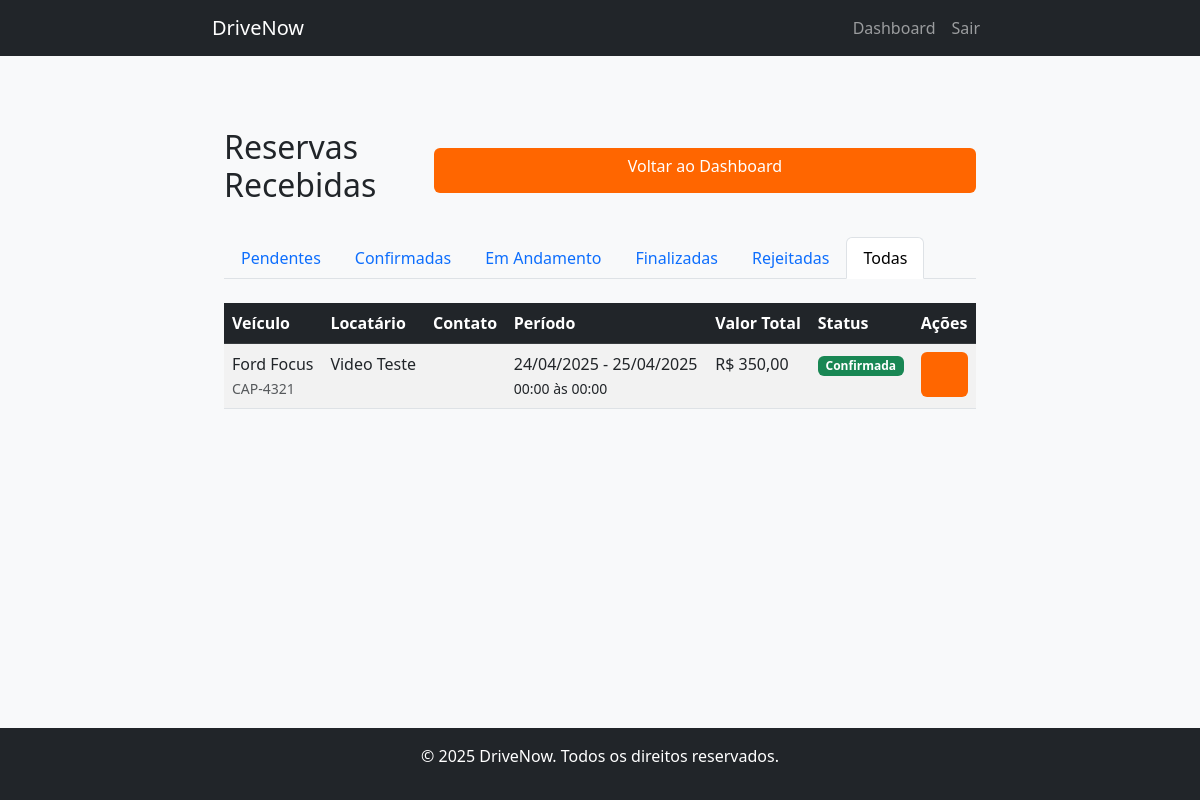
The app's page /drivenow/reserva/reservas_recebidas.php?aba=todas (signed in) with its own data.
### tables this page shows
CREATE TABLE `reserva` (
  `id` int(11) NOT NULL,
  `veiculo_id` int(11) DEFAULT NULL,
  `conta_usuario_id` int(11) DEFAULT NULL,
  `reserva_data` date DEFAULT NULL,
  `devolucao_data` date DEFAULT NULL,
  `diaria_valor` decimal(10,2) DEFAULT NULL,
  `taxas_de_uso` decimal(10,2) DEFAULT NULL,
  `taxas_de_limpeza` decimal(10,2) DEFAULT NULL,
  `valor_total` decimal(10,2) DEFAULT NULL,
  `status` varchar(20) DEFAULT 'pendente'
);

CREATE TABLE `veiculo` (
  `id` int(11) NOT NULL,
  `local_id` int(11) DEFAULT NULL,
  `categoria_veiculo_id` int(11) DEFAULT NULL,
  `dono_id` int(11) DEFAULT NULL,
  `veiculo_marca` varchar(50) DEFAULT NULL,
  `veiculo_modelo` varchar(100) DEFAULT NULL,
  `veiculo_ano` int(11) DEFAULT NULL,
  `veiculo_km` int(11) DEFAULT NULL,
  `veiculo_placa` varchar(50) DEFAULT NULL,
  `veiculo_cambio` varchar(50) DEFAULT NULL,
  `veiculo_combustivel` varchar(50) DEFAULT NULL,
  `veiculo_portas` int(11) DEFAULT NULL,
  `veiculo_acentos` int(11) DEFAULT NULL,
  `veiculo_tracao` varchar(50) DEFAULT NULL,
  `disponivel` tinyint(1) DEFAULT 1 COMMENT '0=Indisponível, 1=Disponível',
  `preco_diaria` decimal(10,2) NOT NULL DEFAULT 150.00,
  `descricao` text DEFAULT NULL
);

### drivenow/reserva/reservas_recebidas.php (the view, shortened to what this page needs)
<?php
$usuario = getUsuario();
global $pdo;
$stmt = $pdo->prepare("SELECT id FROM dono WHERE conta_usuario_id = ?");
$stmt->execute([$usuario['id']]);
$dono = $stmt->fetch();
$aba = isset($_GET['aba']) ? $_GET['aba'] : 'pendentes';
$query = "SELECT r.*, v.veiculo_marca, v.veiculo_modelo, v.veiculo_placa,
          CONCAT(u.primeiro_nome, ' ', u.segundo_nome) AS nome_locatario,
          u.telefone AS telefone_locatario
          FROM reserva r
          JOIN veiculo v ON r.veiculo_id = v.id
          JOIN conta_usuario u ON r.conta_usuario_id = u.id
          WHERE v.dono_id = ?";
$query .= " ORDER BY r.reserva_data DESC";
$stmt = $pdo->prepare($query);
$stmt->execute([$dono['id']]);
$reservas = $stmt->fetchAll();
require_once '../includes/header.php';
?>
<div class="container mt-5">
    <div class="d-flex justify-content-between align-items-center mb-4">
        <h2>Reservas Recebidas</h2>
        <a href="../dashboard.php" class="btn btn-secondary">Voltar ao Dashboard</a>
    </div>
    <ul class="nav nav-tabs mb-4">
        <li class="nav-item">
            <a class="nav-link <?= $aba === 'pendentes' ? 'active' : '' ?>" href="?aba=pendentes">Pendentes</a>
        </li>
        <li class="nav-item">
            <a class="nav-link <?= $aba === 'confirmadas' ? 'active' : '' ?>" href="?aba=confirmadas">Confirmadas</a>
        </li>
        <li class="nav-item">
            <a class="nav-link <?= $aba === 'andamento' ? 'active' : '' ?>" href="?aba=andamento">Em Andamento</a>
        </li>
        <li class="nav-item">
            <a class="nav-link <?= $aba === 'finalizadas' ? 'active' : '' ?>" href="?aba=finalizadas">Finalizadas</a>
        </li>
        <li class="nav-item">
            <a class="nav-link <?= $aba === 'rejeitadas' ? 'active' : '' ?>" href="?aba=rejeitadas">Rejeitadas</a>
        </li>
        <li class="nav-item">
            <a class="nav-link <?= $aba === 'todas' ? 'active' : '' ?>" href="?aba=todas">Todas</a>
        </li>
    </ul>
    <?php if (empty($reservas)): ?>
        <div class="alert alert-info">
            Nenhuma reserva encontrada nesta categoria.
        </div>
    <?php else: ?>
        <div class="table-responsive">
            <table class="table table-striped table-hover">
                <thead class="table-dark">
                    <tr>
                        <th>Veículo</th>
                        <th>Locatário</th>
                        <th>Contato</th>
                        <th>Período</th>
                        <th>Valor Total</th>
                        <th>Status</th>
                        <th>Ações</th>
                    </tr>
                </thead>
                <tbody>
                    <?php foreach ($reservas as $reserva): ?>
                        <?php
                        $now = time();
                        $inicio = strtotime($reserva['reserva_data']);
                        $fim = strtotime($reserva['devolucao_data']);
                        if (!empty($reserva['status'])) {
                            $status = ucfirst($reserva['status']);
                            if ($reserva['status'] === 'confirmada') {
                                if ($now >= $inicio && $now <= $fim) {
                                    $status = 'Em Andamento';
                                    $statusClass = 'bg-warning';
                                } else if ($now > $fim) {
                                    $status = 'Finalizada';
                                    $statusClass = 'bg-secondary';
                                } else {
                                    $status = 'Confirmada';
                                    $statusClass = 'bg-success';
                                }
                            } elseif ($reserva['status'] === 'rejeitada') {
                                $statusClass = 'bg-danger';
                            } elseif ($reserva['status'] === 'finalizada') {
                                $statusClass = 'bg-secondary';
                            } else {
                                $statusClass = 'bg-primary';
                            }
                        } else {
                            $status = 'Pendente';
                            $statusClass = 'bg-primary';
                        }
                        ?>
                        <tr>
                            <td>
                                <?= htmlspecialchars($reserva['veiculo_marca']) ?> <?= htmlspecialchars($reserva['veiculo_modelo']) ?>
                                <br><small class="text-muted"><?= htmlspecialchars($reserva['veiculo_placa']) ?></small>
                            </td>
                            <td><?= htmlspecialchars($reserva['nome_locatario']) ?></td>
                            <td><?= htmlspecialchars($reserva['telefone_locatario']) ?></td>
                            <td>
                                <?= date('d/m/Y', strtotime($reserva['reserva_data'])) ?> -
                                <?= date('d/m/Y', strtotime($reserva['devolucao_data'])) ?>
                                <br><small><?= date('H:i', strtotime($reserva['reserva_data'])) ?> às <?= date('H:i', strtotime($reserva['devolucao_data'])) ?></small>
                            </td>
                            <td>
                                R$ <?= number_format($reserva['valor_total'], 2, ',', '.') ?>
                            </td>
                            <td>
                                <span class="badge <?= $statusClass ?>"><?= $status ?></span>
                            </td>
                            <td>
                                <a href="detalhes_reserva.php?id=<?= $reserva['id'] ?>" class="btn btn-sm btn-primary">
                                </a>
                            </td>
                        </tr>
                    <?php endforeach; ?>
                </tbody>
            </table>
        </div>
    <?php endif; ?>
</div>
<?php require_once '../includes/footer.php'; ?>

### drivenow/assets/style.css (style rules this page uses)
body { background-color: #f8f9fa; }
.container { max-width: 800px; margin: 0 auto; }
.btn { width: 100%; height: 45px; background: #ff6600; border: none; outline: none; border-radius: 6px; cursor: pointer; font-size: 1rem; color: #fff; font-weight: 500; text-decoration: none; transition: background 0.3s; }

### records on screen
reserva: veiculo.veiculo_marca "Ford", veiculo.veiculo_modelo "Focus", veiculo.veiculo_placa "CAP-4321", nome_locatario "Video Teste", reserva_data "24/04/2025", devolucao_data "25/04/2025", reserva_data "00:00", devolucao_data "00:00", valor_total "350,00", devolucao_data "Confirmada"
